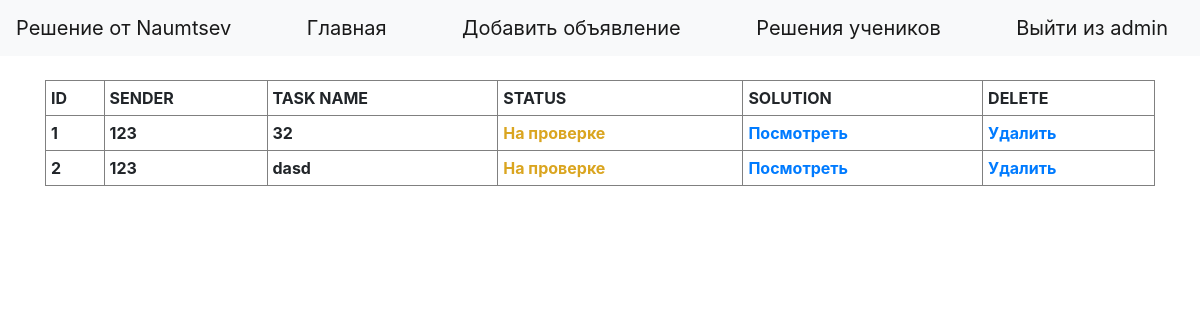
/solutions (signed in), run on the app's committed database.
### solution.py (models this page shows, shortened)
class YandexLyceumStudent(db.Model):
    id = db.Column(db.Integer, primary_key=True)
    username = db.Column(db.String(80), unique=True, nullable=False)
    name = db.Column(db.String(80), unique=False, nullable=False)
    surname = db.Column(db.String(80), unique=False, nullable=False)
    email = db.Column(db.String(120), unique=True, nullable=False)
    password = db.Column(db.String(120), unique=False, nullable=False)

class SolutionAttempt(db.Model):
    id = db.Column(db.Integer, primary_key=True)
    task = db.Column(db.String(120), unique=False, nullable=False)
    code = db.Column(db.String(2000), unique=False, nullable=False)
    status = db.Column(db.String(50), unique=False, nullable=False)
    student_id = db.Column(db.Integer,
                           db.ForeignKey('yandex_lyceum_student.id'),
                           nullable=False)
    student = db.relationship('YandexLyceumStudent',
                              backref=db.backref('SolutionAttempts',
                                                 lazy=True))

### solution.py (the view)
@app.route('/solutions')
def solutions():
    if 'username' not in session:
        return redirect('/login')
    if session['username'] not in ADMINS:
        return redirect('/')
    all = SolutionAttempt.query.all()
    arr = []
    for i in all:
        id = i.id
        sender = i.student.username
        task = i.task
        status = i.status
        arr.append((id, sender, task, status))
    return render_template('admin_solutions.html', session=session, ADMINS=ADMINS, solutions=arr, sz=len(arr))

### templates/admin_solutions.html (shortened to what this page needs)
{% extends "base.html" %}
{% block content %}
  {% if sz == 0%}
    <br/>
<br/>
<br/><br/><br/>
   <center> <h1> Список решений учеников пуст </h1></center>
      {% else %}
     <br/>
<div>
    <table border="1" width="100%" cellpadding="5" >
      <th>ID</th>
      <th>SENDER</th>
      <th>TASK NAME</th>
      <th>STATUS</th>
      <th>SOLUTION</th>
        <th>DELETE</th>
      {% for id, sender, task_name, status in solutions %}
      <tr>
          <th>{{id}}</th>
          <th>{{sender}}</th>
          <th>{{task_name}}</th>
            {% if status == 'На проверке'%}
          <th> <a style="color:#DAA520">{{status}}</a></th>
          {% endif %}
          <th> <a href="/change_status/{{id}}">Посмотреть</a></th>
          <th> <a href="/delete_solution/{{id}}">Удалить</a></th>
    </tr>
      {% endfor %}
       </table>
    </div>
    {% endif%}
{% endblock %}

### data on the page
YandexLyceumStudent: solutions "123" "123"
SolutionAttempt: solutions "32", solutions "На проверке"
SolutionAttempt: solutions "dasd", solutions "На проверке"

### other printed values
{{ session["username"] }} "admin"
{{ id }} "1" "2"
